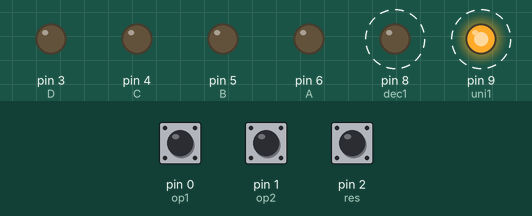
Recording of a sketch running on a simulated Arduino Uno, built with avr-gcc and run on an emulated ATmega328P. Parts: output pins drawn as LEDs (lit = HIGH). Dashed ring = blinking. The test bench sets the inputs (shaded band); at power-on: pin 0 (op1) HIGH, pin 1 (op2) HIGH, pin 2 (res) HIGH.

Above: at 1.2 s.
1.3 s: pin 0 (op1) pulled LOW for 0.15 s
4.3 s: pin 1 (op2) pulled LOW for 1 s
At 4.92 s:
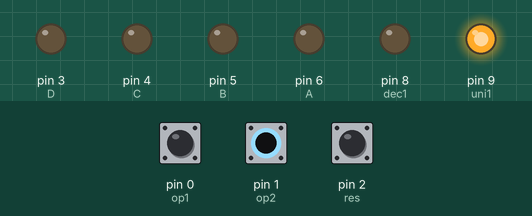
7.3 s: pin 2 (res) pulled LOW for 0.15 s
10.3 s: pin 0 (op1) pulled LOW for 3.2 s
At 11.93 s:
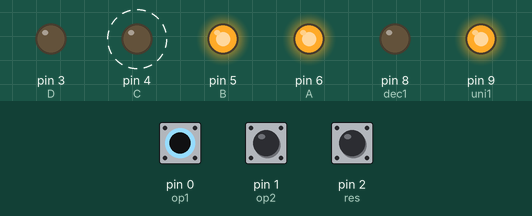
15.0 s: pin 2 (res) pulled LOW for 1 s
18.0 s: pin 1 (op2) pulled LOW for 3.2 s
At 19.13 s:
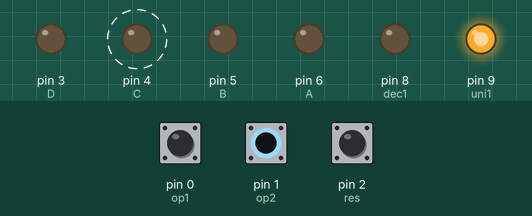
Timing chart, 0 to 23.8 s (numbered marks = the images above; inputs shaded):
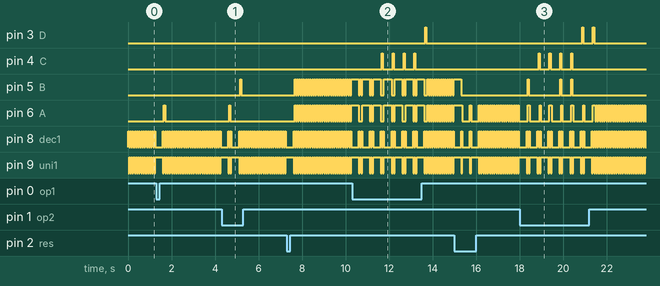

Measured:
- after the input at 1.3 s, pin 6 (A): LOW → HIGH after 0.35 s, → LOW 0.05 s later
- after the input at 4.3 s, pin 5 (B): LOW → HIGH after 0.85 s, → LOW 0.05 s later; pin 6 (A): LOW → HIGH after 0.35 s, → LOW 0.05 s later
- after the input at 7.3 s, pin 5 (B), pin 6 (A): alternates HIGH for 0.05 s and LOW for 0.05 s, starting after 0.36 s
- after the input at 10.3 s, pin 3 (D): LOW → HIGH after 3.4 s, → LOW 0.05 s later; pin 4 (C): alternates HIGH for 0.05 s and LOW for 0.45 s, 8 changes in all, then stays LOW, starting after 1.4 s
- after the input at 18.0 s, pin 3 (D): alternates HIGH for 0.05 s and LOW for 0.45 s, 4 changes in all, then stays LOW, starting after 2.9 s; pin 4 (C): alternates HIGH for 0.05 s and LOW for 0.45 s, 8 changes in all, then stays LOW, starting after 0.86 s

The sketch:

Deber2_MontenegroKevin.ino
```cpp
/*
 * UNIVERSIDAD TECNICA DEL NORTE
 *        FICA-CIERCOM
 *     SISTEMAS MICROPROCESADOS
 *    ALUMNO: KEVIN MONTENEGRO
 *    FECHA:04/05/2019
 *  Deber2.REalizar un programa que mediante dos pusadores
 *  (operando1 y operando 2)sumen su valor de veces(hasta 25)
 *  cada uno que han sido presionados. Dicho valor se mostrara
 *  en display multiplexados al presionar un tercer pulsador
 */

// declaracion de variables para el botton
 int op1=0;
 int op2=1;
 int res=2;
 int on=0;
 //creamos un contador para cada boton
 int contador1=0;
 int contador2=0;
 //variable para sumar
 int resul=0; //variable para guardar el resultado

//declaracion de variables para el display
 int A=6;
 int B=5;
 int C=4;
 int D=3;
 int unidades1;
 int decenas1;
 int dec1=8;
 int uni1=9;

void setup() {

 //activacion de botones
 pinMode(op1,INPUT_PULLUP);
 pinMode(op2,INPUT_PULLUP);
 pinMode(res,INPUT_PULLUP);
 //activacion de display
 pinMode(A,OUTPUT);
 pinMode(B,OUTPUT);
 pinMode(C,OUTPUT);
 pinMode(D,OUTPUT);
 //activacion deacuerdo a unidades o decenas
 pinMode(uni1,OUTPUT);
 pinMode(dec1,OUTPUT);

}

void loop() {
 //activacion de boton
 if(digitalRead(op1)==LOW)
 {
  delay(300);
  on=1-on;
  if(contador1<25)
    contador1++;
    else
      contador1=0;

    decenas1=contador1/10;
    unidades1=contador1-decenas1*10;
    digitalWrite(dec1,HIGH);
    digitalWrite(uni1,LOW);
    contador(decenas1);
    delay(50);
    digitalWrite(dec1,LOW);
    digitalWrite(uni1,HIGH);
    contador(unidades1);
    delay(50);
}

 if(digitalRead(op2)==LOW)
 {
  delay(300);
  on=1-on;
  if(contador2<25)
    contador2++;
    else
      contador2=0;


    decenas1=contador2/10;
    unidades1=contador2-decenas1*10;
    digitalWrite(dec1,HIGH);
    digitalWrite(uni1,LOW);
    contador(decenas1);
    delay(50);
    digitalWrite(dec1,LOW);
    digitalWrite(uni1,HIGH);
    contador(unidades1);
    delay(50);
}
 if(digitalRead(res)==LOW)
 {
  delay(300);
  resul=contador1+contador2;
 }
    decenas1=resul/10;
    unidades1=resul-decenas1*10;
    digitalWrite(dec1,HIGH);
    digitalWrite(uni1,LOW);
    contador(decenas1);
    delay(50);
    digitalWrite(dec1,LOW);
    digitalWrite(uni1,HIGH);
    contador(unidades1);
    delay(50);
}

//para activar el display del 0 al 9 en forma binaria
void contador (int dato){
  switch(dato){
    case 0:
      digitalWrite(A,LOW);
      digitalWrite(B,LOW);
      digitalWrite(C,LOW);
      digitalWrite(D,LOW);
    break;
    case 1:
      digitalWrite(A,HIGH);
      digitalWrite(B,LOW);
      digitalWrite(C,LOW);
      digitalWrite(D,LOW);
    break;
    case 2:
      digitalWrite(A,LOW);
      digitalWrite(B,HIGH);
      digitalWrite(C,LOW);
      digitalWrite(D,LOW);
    break;
    case 3:
      digitalWrite(A,HIGH);
      digitalWrite(B,HIGH);
      digitalWrite(C,LOW);
      digitalWrite(D,LOW);
    break;
    case 4:
      digitalWrite(A,LOW);
      digitalWrite(B,LOW);
      digitalWrite(C,HIGH);
      digitalWrite(D,LOW);
    break;
    case 5:
      digitalWrite(A,HIGH);
      digitalWrite(B,LOW);
      digitalWrite(C,HIGH);
      digitalWrite(D,LOW);
    break;
    case 6:
      digitalWrite(A,LOW);
      digitalWrite(B,HIGH);
      digitalWrite(C,HIGH);
      digitalWrite(D,LOW);
    break;
    case 7:
      digitalWrite(A,HIGH);
      digitalWrite(B,HIGH);
      digitalWrite(C,HIGH);
      digitalWrite(D,LOW);
    break;
    case 8:
      digitalWrite(A,LOW);
      digitalWrite(B,LOW);
      digitalWrite(C,LOW);
      digitalWrite(D,HIGH);
    break;
    case 9:
      digitalWrite(A,HIGH);
      digitalWrite(B,LOW);
      digitalWrite(C,LOW);
      digitalWrite(D,HIGH);
    break;
  }

}
```
